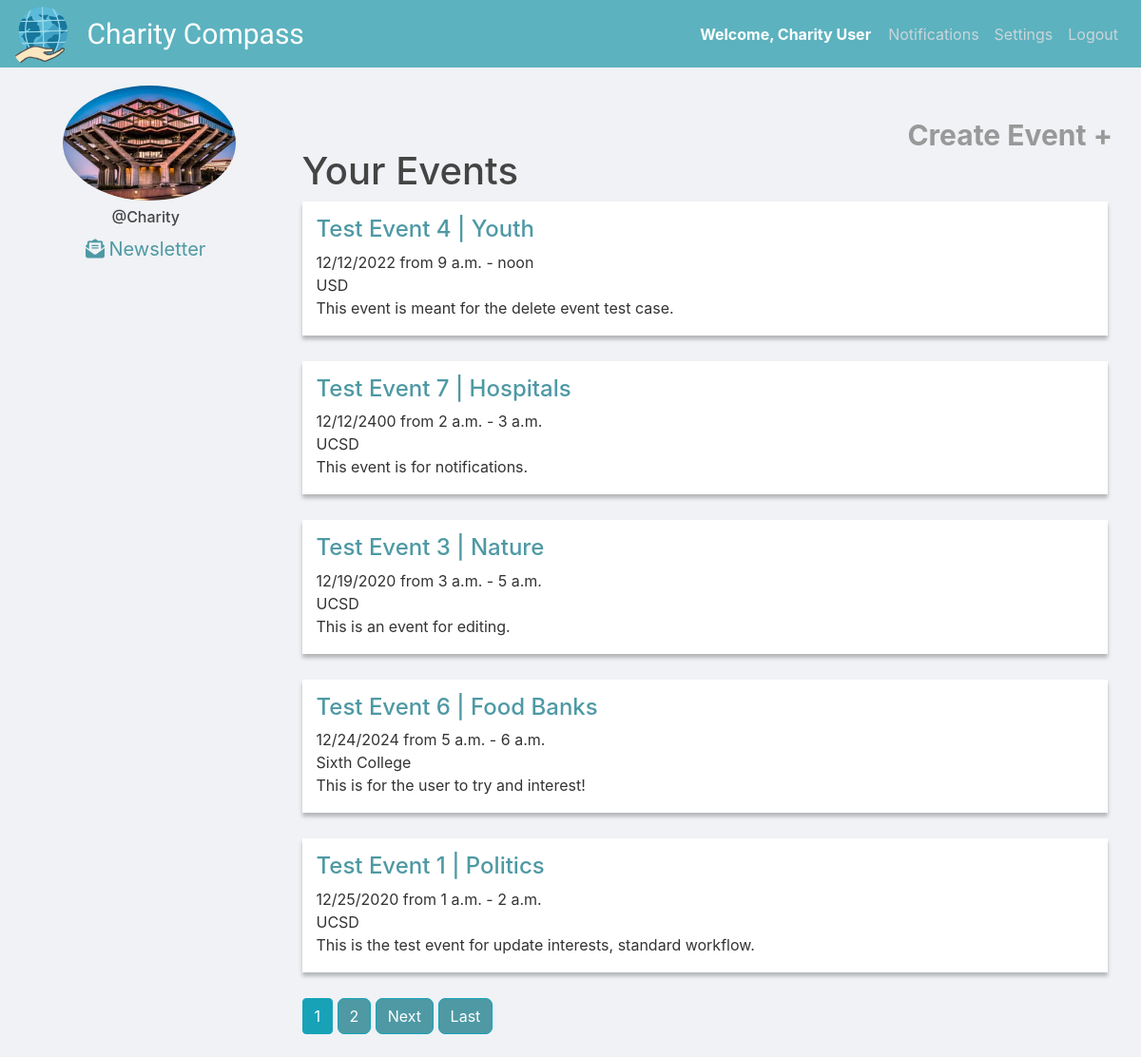
Screenshot of /charities/ (signed in) with the database file from the repository.
### users/models.py (models this page shows, shortened)
class User(AbstractUser):
    is_charity = models.BooleanField(default=False)
    is_volunteer = models.BooleanField(default=False)

class Charity(models.Model):
    user = models.OneToOneField(User, on_delete=models.CASCADE, primary_key=True)
    charity_name = models.CharField(max_length=30, null=True, blank=True)
    description = models.TextField(default='',blank=True)
    favorite = models.ManyToManyField(User, related_name='favorite_charity', blank=True)
    slug = models.SlugField(max_length=250, null=True, blank=True)
    website = models.URLField(max_length=200, null=True, blank=True)
    address = models.CharField(max_length=200, null=True, blank=True)

class UserSettings(models.Model):
    user = models.OneToOneField(User, on_delete=models.CASCADE)
    image = models.ImageField(default='default.jpg', upload_to='profile_pics')

### events/models.py (models this page shows, shortened)
class Event(models.Model):
    user = models.ForeignKey(users.models.User, on_delete=models.CASCADE, related_name='events')
    owner = models.ForeignKey(users.models.Charity, on_delete=models.CASCADE, related_name='events')
    title = models.CharField(max_length=80)
    event_type = models.ForeignKey(EventType, on_delete=models.CASCADE, related_name='events')
    event_date = models.CharField(max_length=60)
    description = models.TextField()
    location = models.CharField(max_length=60)
    start_time = models.TimeField(auto_now=False, auto_now_add=False)
    end_time = models.TimeField(auto_now=False, auto_now_add=False)
    interested = models.ManyToManyField(users.models.User, related_name='interested_events', blank=True)
    registered = models.ManyToManyField(users.models.User, related_name='registered_volunteers', blank=True)

class EventType(models.Model):
    name = models.CharField(max_length=30)
    def __str__(self):
        return self.name

### users/views/charities.py (the view)
# urls.py: path('', charities.DashboardView.as_view(), name='charity_dashboard'),
@method_decorator([login_required, charity_required], name='dispatch')
class DashboardView(ListView):
    model = Event
    context_object_name = 'events'
    template_name = 'users/charities/dashboard.html'
    paginate_by = 5
    def get_queryset(self):
        queryset = Event.objects.filter(user=self.request.user)
        return queryset.order_by('event_date')

### users/templates/users/charities/dashboard.html (shortened to what this page needs)
{% extends "base/base.html" %} {% block content %}
<div class="dashboard">
	<div class="dashboard-welcome">
		<img class="article-img" src="{{user.usersettings.image.url}}" />
		<br />
		<div class="charity-feed">
			<h6>@{{ user.username }}</h6>
			<div>
				<i class="fas fa-envelope-open-text newsletter"></i>
				<a class="newsletter" href="{% url 'charities:send_newsletter' %}">Newsletter</a>
			</div>
		</div>
	</div>
	<div class="dashboard-links" style="float: right">
		<a class="dashboard-link" href="{% url 'charities:event_add' %}">Create Event +</a>
	</div>
	<br /><br /><br /><br />
	<div class="dashboard-content">
		<div class="event-feed charity-event-feed">
			<h1>Your Events</h1>
			 {% for event in events %}
			<article class="event">
				<div class="event-content">
					<a class="event-owner" href="{% url 'charities:event_detail' event.pk %}">
						<h4 class="event-owner">{{event.title}} | {{event.event_type}}</h4>
					</a>
					<p>
						{{event.event_date}} from {{event.start_time}} - {{event.end_time}}
						<br />
						{{event.location}}
						<br />
						{{event.description}}
					</p>
				</div>
			</article>
			{% endfor %}
			{% if is_paginated %}  {% for num in page_obj.paginator.page_range %}
			{% if page_obj.number == num %}
			<a class="btn btn-info mb-4" href="?page={{num}}">{{ num }}</a>
			{% elif num > page_obj.number|add:'-3' and num < page_obj.number|add:'3' %}
			<a class="btn btn-outline-info mb-4" href="?page={{ num }}">{{ num }}</a>
			{% endif %} {% endfor %} {% if page_obj.has_next %}
			<a
				class="btn btn-outline-info mb-4"
				href="?page={{page_obj.next_page_number}}"
				>Next</a
			>
			<a
				class="btn btn-outline-info mb-4"
				href="?page={{page_obj.paginator.num_pages}}"
				>Last</a
			>
			{% endif %} {% endif %}
		</div>
	</div>
</div>
{% endblock content %}

### base/templates/base/base.html (shortened to what this page needs)
{% load static %}
<!DOCTYPE html>
<html>
<head>
	<link rel="stylesheet" href="https://maxcdn.bootstrapcdn.com/bootstrap/4.0.0/css/bootstrap.min.css"
 />
	<link rel="stylesheet" type="text/css" href="{% static 'base/main.css' %}" />
</head>
<body>
	<header class="site-header">
		<nav class="navbar navbar-expand-md navbar-dark bg-steel fixed-top">
			<div class="navbar-container">
				<div class="logo-title">
					<a class="navbar-brand" href="/">
						<div class="logo-image">
							<img src="../../../media/profile_pics/charity_compass_logo.png" class="img-fluid" />
						</div>
					</a>
					<a href="/" class="navbar-title navbar-brand mr-4">Charity Compass</a>
				</div>
				<div class="navbar-right">
					<div class="welcome-user">
						<a href="/" class="welcome-user-link">
							{% if user.is_authenticated%} {% if user.is_charity %}
							<p>Welcome, {{user.charity.charity_name}}</p>
							{% else %}
							<p>Welcome, {{user.volunteer.first_name}}</p>
							{% endif %} {% endif %}
						</a>
					</div>
					<div class="navbar-link collapse navbar-collapse" id="navbarToggle" style="float: right">
						<div class="navbar-nav">
							{% if user.is_authenticated %}
							<a class="nav-item nav-link" href="{% url 'notifications' %}">Notifications</a>
							{% if user.is_charity %}
							<a class="nav-item nav-link" href="{% url 'charities:charity_settings' %}">Settings</a>
							{% else %}
							<a class="nav-item nav-link" href="{% url 'volunteers:volunteer_settings' %}">Settings</a>
							{% endif %}
							<a class="nav-item nav-link" href="{% url 'logout' %}">Logout</a>
							{% else %}
							<a class="nav-item nav-link" href="{% url 'login' %}">Login</a>
							<a class="nav-item nav-link" href="{% url 'volunteer_signup' %}">Register</a>
							{% endif %}
						</div>
					</div>
				</div>
			</div>
		</nav>
	</header>
	<div>{% block content %}{% endblock %}</div>
</body>
</html>

### base/static/base/main.css (style rules this page uses)
body { background: #f0f2f5; color: #333333; margin-bottom: 6rem; }
h1, h2, h3, h4, h5, h6 { color: #444444; }
.bg-steel { background-color: #5f788a; }
.site-header .navbar-nav .nav-link { color: #cbd5db; }
.article-img { resize: both; max-width: 90%; height: fit-content; border-radius: 60%; margin-left: 7%; }
.navbar-container { width: 100%; }
.navbar-nav { float: right; }
.welcome-user { float: left; padding: 10px 10px 10px 10px; color: white; font-weight: bold; }
.welcome-user-link { color: white; }
.navbar-right { height: 15px; float: right; margin-top: 6px; }
.nav-link { float: right; padding: 10px 10px 10px 10px; }
.navbar { background-color: #5cb2bf; top: 0px; }
.navbar-title { color: white !important; font-family: "Oleo Script", cursive; font-size: 30px; }
.logo-image { width: 55px; height: 55px; margin-top: -75%; float: right; }
.logo-title { float: left; }
.dashboard { margin: 90px 0px 0px 10px; }
.dashboard-welcome { width: 17%; float: left; margin-left: 42px; }
.dashboard-links { font-size: 30px; display: flex; padding: 25px; justify-content: center; }
.dashboard-link { font-weight: bold; color: #999999; padding: 5px 5px 5px 5px; display: inline; }
.dashboard-content { margin: inherit; width: 100%; }
.charity-feed { display: flex; align-items: center; flex-direction: column; }
.charity-event-feed { margin-top: -120px !important; }
.event-feed { float: right; width: 75%; margin-top: -280px; }
.event { width: 95%; background-color: white; box-shadow: 0px 4px 4px rgba(0, 0, 0, 0.25); margin: 0% 0% 3% 0%; }
.event-content { padding: 15px 0px 1px 15px; }
.event-owner { color: #4e99a4; }
.newsletter { font-size: 20px; color: #4e99a4; }
.btn-outline-info { color: white; background: #4e99a4; background-image: none; border-color: #17a2b8; border-radius: 7px; }

### rows the page displays
User: charity.charity_name "Charity User", usersettings.image (placeholder picture), username "Charity"
Event: title "Test Event 4", event_type "Youth", event_date "12/12/2022", start_time "9 a.m.", end_time "noon", location "USD", description "This event is meant for the delete event test case."
Event: title "Test Event 7", event_type "Hospitals", event_date "12/12/2400", start_time "2 a.m.", end_time "3 a.m.", location "UCSD", description "This event is for notifications."
Event: title "Test Event 3", event_type "Nature", event_date "12/19/2020", start_time "3 a.m.", end_time "5 a.m.", location "UCSD", description "This is an event for editing."
Event: title "Test Event 6", event_type "Food Banks", event_date "12/24/2024", start_time "5 a.m.", end_time "6 a.m.", location "Sixth College", description "This is for the user to try and interest!"
Event: title "Test Event 1", event_type "Politics", event_date "12/25/2020", start_time "1 a.m.", end_time "2 a.m.", location "UCSD", description "This is the test event for update interests, standard workflow."

### other values shown
{{ num }} "1"
{{ num }} "2"
